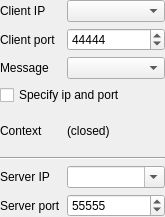
<?xml version="1.0" encoding="UTF-8"?>
<ui version="4.0">
 <class>SAKSocketClientToolUi</class>
 <widget class="QWidget" name="SAKSocketClientToolUi">
  <property name="geometry">
   <rect>
    <x>0</x>
    <y>0</y>
    <width>165</width>
    <height>217</height>
   </rect>
  </property>
  <property name="windowTitle">
   <string notr="true">Form</string>
  </property>
  <layout class="QGridLayout" name="gridLayout">
   <property name="leftMargin">
    <number>0</number>
   </property>
   <property name="topMargin">
    <number>0</number>
   </property>
   <property name="rightMargin">
    <number>0</number>
   </property>
   <property name="bottomMargin">
    <number>0</number>
   </property>
   <item row="2" column="1">
    <widget class="xToolsSpinBox" name="spinBoxClientPort">
     <property name="maximum">
      <number>65535</number>
     </property>
     <property name="value">
      <number>44444</number>
     </property>
    </widget>
   </item>
   <item row="7" column="1">
    <widget class="xToolsIpComboBox" name="comboBoxServerAddress">
     <property name="sizePolicy">
      <sizepolicy hsizetype="Ignored" vsizetype="Fixed">
       <horstretch>0</horstretch>
       <verstretch>0</verstretch>
      </sizepolicy>
     </property>
     <property name="editable">
      <bool>true</bool>
     </property>
    </widget>
   </item>
   <item row="6" column="0" colspan="2">
    <widget class="Line" name="line">
     <property name="orientation">
      <enum>Qt::Horizontal</enum>
     </property>
    </widget>
   </item>
   <item row="2" column="0">
    <widget class="QLabel" name="label_2">
     <property name="sizePolicy">
      <sizepolicy hsizetype="Fixed" vsizetype="Preferred">
       <horstretch>0</horstretch>
       <verstretch>0</verstretch>
      </sizepolicy>
     </property>
     <property name="text">
      <string>Client port</string>
     </property>
    </widget>
   </item>
   <item row="5" column="1">
    <widget class="QLabel" name="labelContext">
     <property name="text">
      <string>(closed)</string>
     </property>
    </widget>
   </item>
   <item row="7" column="0">
    <widget class="QLabel" name="label_3">
     <property name="sizePolicy">
      <sizepolicy hsizetype="Fixed" vsizetype="Preferred">
       <horstretch>0</horstretch>
       <verstretch>0</verstretch>
      </sizepolicy>
     </property>
     <property name="text">
      <string>Server IP</string>
     </property>
    </widget>
   </item>
   <item row="8" column="0">
    <widget class="QLabel" name="label_4">
     <property name="sizePolicy">
      <sizepolicy hsizetype="Fixed" vsizetype="Preferred">
       <horstretch>0</horstretch>
       <verstretch>0</verstretch>
      </sizepolicy>
     </property>
     <property name="text">
      <string>Server port</string>
     </property>
    </widget>
   </item>
   <item row="5" column="0">
    <widget class="QLabel" name="label_5">
     <property name="sizePolicy">
      <sizepolicy hsizetype="Fixed" vsizetype="Preferred">
       <horstretch>0</horstretch>
       <verstretch>0</verstretch>
      </sizepolicy>
     </property>
     <property name="text">
      <string>Context</string>
     </property>
    </widget>
   </item>
   <item row="1" column="1">
    <widget class="xToolsIpComboBox" name="comboBoxClientAddress">
     <property name="sizePolicy">
      <sizepolicy hsizetype="Ignored" vsizetype="Fixed">
       <horstretch>0</horstretch>
       <verstretch>0</verstretch>
      </sizepolicy>
     </property>
    </widget>
   </item>
   <item row="3" column="0">
    <widget class="QLabel" name="labelMessageType">
     <property name="sizePolicy">
      <sizepolicy hsizetype="Fixed" vsizetype="Preferred">
       <horstretch>0</horstretch>
       <verstretch>0</verstretch>
      </sizepolicy>
     </property>
     <property name="text">
      <string>Message</string>
     </property>
    </widget>
   </item>
   <item row="1" column="0">
    <widget class="QLabel" name="label">
     <property name="sizePolicy">
      <sizepolicy hsizetype="Fixed" vsizetype="Preferred">
       <horstretch>0</horstretch>
       <verstretch>0</verstretch>
      </sizepolicy>
     </property>
     <property name="text">
      <string>Client IP</string>
     </property>
    </widget>
   </item>
   <item row="3" column="1">
    <widget class="xToolsWebSocketMessageTypeComboBox" name="comboBoxMessageType"/>
   </item>
   <item row="8" column="1">
    <widget class="xToolsSpinBox" name="spinBoxServerPort">
     <property name="maximum">
      <number>65535</number>
     </property>
     <property name="singleStep">
      <number>1</number>
     </property>
     <property name="value">
      <number>55555</number>
     </property>
    </widget>
   </item>
   <item row="4" column="0" colspan="2">
    <widget class="xToolsCheckBox" name="checkBoxSpecifyIpAndPort">
     <property name="text">
      <string>Specify ip and port</string>
     </property>
    </widget>
   </item>
  </layout>
 </widget>
 <customwidgets>
  <customwidget>
   <class>xToolsCheckBox</class>
   <extends>QCheckBox</extends>
   <header location="global">xToolsCheckBox.h</header>
  </customwidget>
  <customwidget>
   <class>xToolsSpinBox</class>
   <extends>QSpinBox</extends>
   <header location="global">xToolsSpinBox.h</header>
  </customwidget>
  <customwidget>
   <class>xToolsIpComboBox</class>
   <extends>QComboBox</extends>
   <header location="global">xToolsIpComboBox.h</header>
  </customwidget>
  <customwidget>
   <class>xToolsWebSocketMessageTypeComboBox</class>
   <extends>QComboBox</extends>
   <header location="global">xToolsWebSocketMessageTypeComboBox.h</header>
  </customwidget>
 </customwidgets>
 <resources/>
 <connections/>
</ui>
